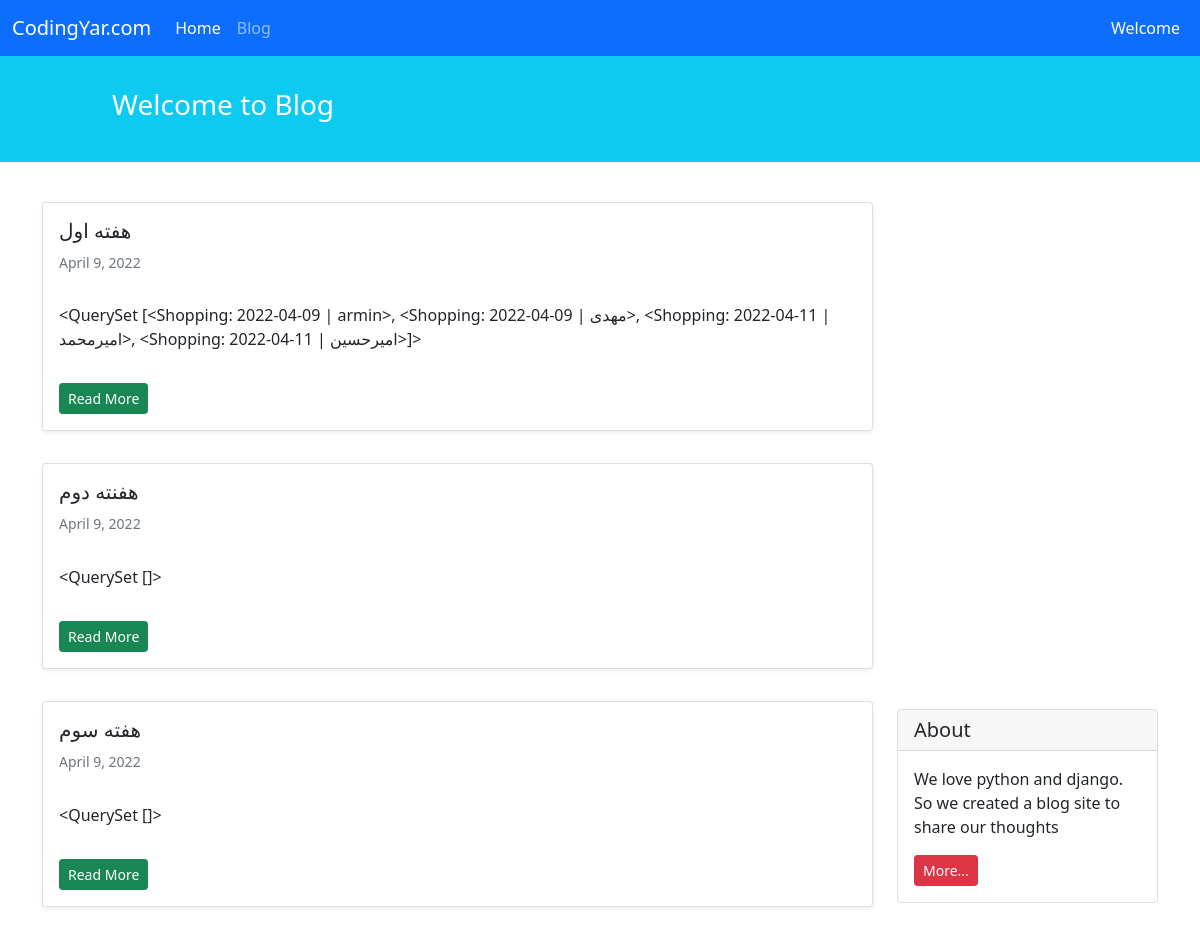
Screenshot of /weeklist/ with the database file from the repository.
### hesab/models.py (models this page shows, shortened)
class Week(models.Model):
    name = models.CharField(max_length=100)
    date_create = models.DateField(auto_now_add=True)

class Shopping(models.Model):
    CHOICES = (('0', 'شنبه'),
               ('1', 'یکشنبه'),
               ('2', 'دوشنبه'),
               ('3', 'سه شنبه'),
               ('4', 'چهارشنبه'),
               ('5', 'پنج شنبه'),
               ('6', 'جمعه')
               )
    name = models.CharField(choices=CHOICES, max_length=100)
    week = models.ForeignKey(Week, on_delete=models.PROTECT, related_name='weekshopping', null=True)
    day = models.DateField()
    buyer = models.ForeignKey(User, on_delete=models.CASCADE, related_name='usershopping')
    consumer = models.ManyToManyField(User)
    amount = models.IntegerField()
    goods = models.CharField(max_length=500)
    def __str__(self):
        return f'{self.day} | {self.buyer}'

### hesab/views.py (the view)
# urls.py: path('weeklist/', views.WeekList.as_view(), name='week_list'),
class WeekList(generic.ListView):
    model = Week
    template_name = 'hesab/week_list.html'
    context_object_name = 'week_list'

### hesab/templates/hesab/week_list.html (shortened to what this page needs)
{% extends '_base.html' %}
{% block content %}
    <div class="container mt-4">
        <div class="row">
            {% for week in week_list %}
                <div class="col-9">
                    <div class="card shadow-sm my-3">
                        <div class="card-body">
                            <h5 class="card-title">{{ week.name }}</h5>
                            <h6 class="card-subtitle mb-2 text-muted small py-2">{{ week.date_create }}</h6>
                            <p class="card-text py-3">
                                {{ week.weekshopping.all }}
                            </p>
                            <a class="btn btn-sm btn-success" href="{% url 'refresh' week.id %}">Read More
                            </a>
                        </div>
                    </div>
                </div>
            {% endfor %}
            <div class="col-3">
                <div class="card my-4">
                    <h5 class="card-header">About</h5>
                    <div class="card-body">
                        <p class="card-text">We love python and django. So we created a blog site to share our
                            thoughts</p>
                        <a href="#"
                           class="btn btn-sm btn-danger">
                            More...
                        </a>
                    </div>
                </div>
            </div>
        </div>
    </div>
{% endblock content %}

### rows the page displays
Week: name "هفته اول", date_create "April 9, 2022", weekshopping.all "<QuerySet [<Shopping: 2022-04-09 | armin>, <Shopping: 2022-04-09 | مهدی>, <Shopping: 2022-04-11 | امیرمحمد>, <Shopping: 2022-04-11 | امیرحسین>]>"
Week: name "هفنته دوم", date_create "April 9, 2022", weekshopping.all "<QuerySet []>"
Week: name "هفته سوم", date_create "April 9, 2022", weekshopping.all "<QuerySet []>"
